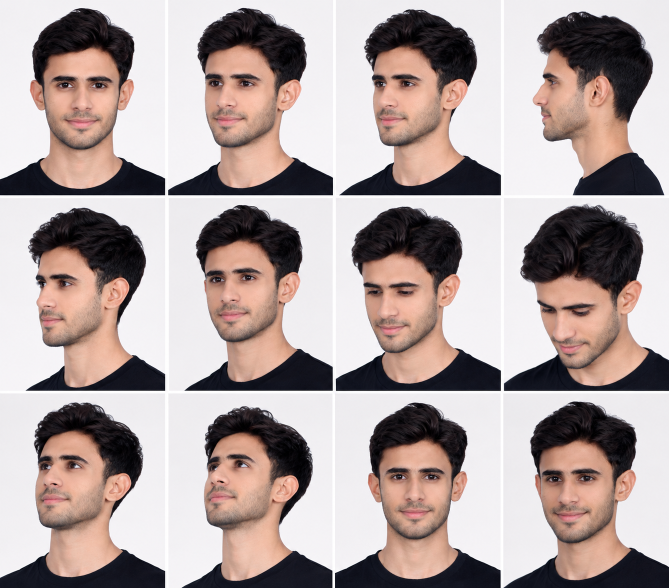
#> input picture data/Aryamann/img1.jpg, 1338 x 1176 px (shown at 1/2 size); its folder holds only this picture in this run
$ python 04_euclidean_distance.py
#> lines starting #> are read from the running program, lines starting #| are printed output that depends on the picture
### shared/utils.py
"""General utility helpers for image loading, preprocessing, and output folders."""

from __future__ import annotations

from pathlib import Path
from typing import Iterable

import cv2
import matplotlib.pyplot as plt
import numpy as np

from shared.math_helpers import normalize_image

IMAGE_SIZE: tuple[int, int] = (64, 64)
SUPPORTED_IMAGE_EXTENSIONS: tuple[str, ...] = (".jpg", ".jpeg", ".png", ".bmp", ".webp")
PROJECT_ROOT = Path(__file__).resolve().parent.parent
_FACE_CASCADE: cv2.CascadeClassifier | None = None


def ensure_output_directories() -> None:
    """Create output directories used by the project if they do not exist."""
    for relative_path in ("outputs/images", "outputs/plots", "outputs/models"):
        (PROJECT_ROOT / relative_path).mkdir(parents=True, exist_ok=True)
#> in load_and_preprocess, image is the input picture: shape (1176, 1338, 3); mean B, G, R 160.4, 162.5, 176.6
#> in preprocess_image_array, `grayscale = cv2.cvtColor(image, cv2.COLOR_BGR2GRAY)`:
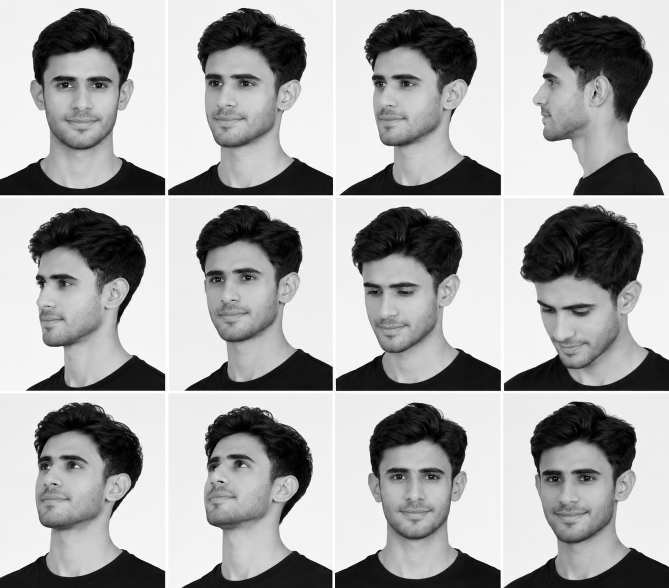
#> grayscale: shape (1176, 1338) (shown at 1/2 size); min 0, max 255, mean 166.5


# [12 lines left out: function iter_image_files, not called in this run]


def get_face_cascade() -> cv2.CascadeClassifier:
    """Load and cache the OpenCV Haar cascade used for face-focused preprocessing."""
    global _FACE_CASCADE
    if _FACE_CASCADE is None:
        cascade_path = Path(cv2.data.haarcascades) / "haarcascade_frontalface_default.xml"
        cascade = cv2.CascadeClassifier(str(cascade_path))
        if cascade.empty():
            raise RuntimeError(f"Could not load Haar cascade from: {cascade_path}")
        _FACE_CASCADE = cascade
    return _FACE_CASCADE


def crop_to_largest_face(image: np.ndarray, padding_ratio: float = 0.35) -> np.ndarray:
    """Crop around the largest detected face, with padding for forehead and chin."""
#> called with padding_ratio = 0.35
    if image.ndim == 2:
        grayscale = image
    else:
        grayscale = cv2.cvtColor(image, cv2.COLOR_BGR2GRAY)

    detections = get_face_cascade().detectMultiScale(
        grayscale,
        scaleFactor=1.1,
        minNeighbors=5,
        minSize=(60, 60),
    )
#> detections = 13 rows, first 6: [27, 502, 167, 167], [374, 92, 188, 188], [57, 87, 214, 214], [694, 93, 187, 187], [372, 477, 197, 197], [689, 506, 192, 192]
    if len(detections) == 0:
        return image

    x_coord, y_coord, width, height = max(detections, key=lambda rect: rect[2] * rect[3])
#> x_coord = 6; y_coord = 445; width = 300; height = 300
    padding_x = int(width * padding_ratio)
#> padding_x = 105
    padding_y = int(height * padding_ratio)
#> padding_y = 105

    x_start = max(0, x_coord - padding_x)
#> x_start = 0
    y_start = max(0, y_coord - padding_y)
#> y_start = 340
    x_end = min(image.shape[1], x_coord + width + padding_x)
#> x_end = 411
    y_end = min(image.shape[0], y_coord + height + padding_y)
#> y_end = 850
    return image[y_start:y_end, x_start:x_end]
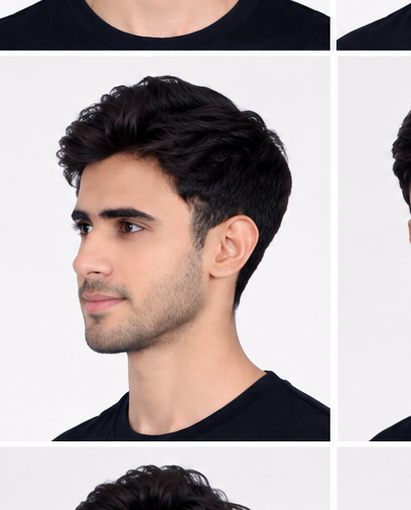
#> returned value: shape (510, 411, 3); mean of channels 0, 1, 2 170.6, 171, 181.3; drawn as B, G, R


def preprocess_image_array(image: np.ndarray) -> np.ndarray:
    """Convert a raw image array to a normalized grayscale 64x64 matrix."""
    if image is None or image.size == 0:
        raise ValueError("Received an empty image array for preprocessing.")

    if image.ndim == 2:
        grayscale = image
    elif image.ndim == 3:
        grayscale = cv2.cvtColor(image, cv2.COLOR_BGR2GRAY)
    else:
        raise ValueError(
            "Image arrays must be either grayscale (2D) or color (3D). "
            f"Received shape {image.shape}."
        )

    # Focus on the face when possible so background pixels matter less.
    face_focused = crop_to_largest_face(image) if max(image.shape[:2]) > 96 else image
    if face_focused.ndim == 2:
        grayscale = face_focused
    else:
        grayscale = cv2.cvtColor(face_focused, cv2.COLOR_BGR2GRAY)
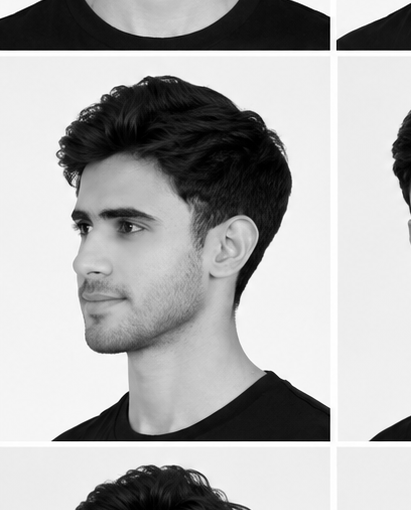
#> grayscale: shape (510, 411); min 0, max 255, mean 174.1

    # Normalize lighting differences to make webcam and training photos more comparable.
    grayscale = cv2.equalizeHist(grayscale)
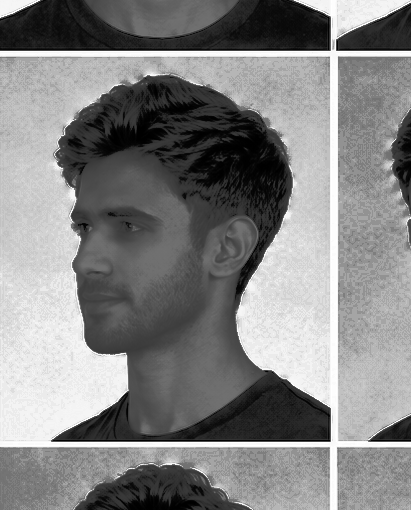
#> grayscale: shape (510, 411); min 0, max 255, mean 131
    resized = cv2.resize(grayscale, IMAGE_SIZE, interpolation=cv2.INTER_AREA)
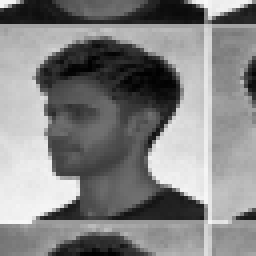
#> resized: shape (64, 64) (shown 4 times larger); min 1, max 249, mean 131.1
    return normalize_image(resized)


def load_and_preprocess(image_path: str | Path) -> np.ndarray:
    """Load an image from disk and convert it to a normalized 64x64 matrix."""
    path = Path(image_path)
    if not path.is_absolute():
        path = PROJECT_ROOT / path
    if not path.exists():
        raise FileNotFoundError(f"Image file not found: {path}")

    image = cv2.imread(str(path))
    if image is None:
        raise ValueError(
            f"OpenCV could not read the image at {path}. "
            "Please verify that the file is a valid image."
        )
    return preprocess_image_array(image)


# [25 lines left out: functions get_first_image, save_message_figure, not called in this run]

### shared/math_helpers.py
"""Mathematical helper functions used across the teaching demos."""

from __future__ import annotations

import numpy as np


def normalize_image(matrix: np.ndarray) -> np.ndarray:
    """Normalize an image matrix to the range [0, 1]."""
    array = np.asarray(matrix, dtype=np.float32)
    if array.size == 0:
        raise ValueError("Cannot normalize an empty image matrix.")
    if array.max() > 1.0:
        array = array / 255.0
    return np.clip(array, 0.0, 1.0)


def flatten_matrix(matrix: np.ndarray) -> np.ndarray:
    """Flatten a 2D image matrix into a 1D feature vector."""
    array = np.asarray(matrix, dtype=np.float32)
    if array.ndim != 2:
        raise ValueError(
            f"Expected a 2D matrix to flatten, but received shape {array.shape}."
        )
    return array.reshape(-1)


def euclidean_distance(x: np.ndarray, y: np.ndarray) -> float:
    """Compute the Euclidean distance between two vectors."""
    vector_x = np.asarray(x, dtype=np.float32).reshape(-1)
    vector_y = np.asarray(y, dtype=np.float32).reshape(-1)
    if vector_x.shape != vector_y.shape:
        raise ValueError(
            "Euclidean distance requires vectors with the same shape. "
            f"Received {vector_x.shape} and {vector_y.shape}."
        )
    return float(np.linalg.norm(vector_x - vector_y))

### shared/dataset.py
"""Dataset loading utilities for face images stored in person-specific folders."""

from __future__ import annotations

from collections import Counter
from pathlib import Path

import numpy as np

from shared.math_helpers import flatten_matrix
from shared.utils import PROJECT_ROOT, load_and_preprocess


def load_dataset(data_dir: str | Path = "data") -> tuple[np.ndarray, np.ndarray, list[str]]:
    """Load face images into a dataset matrix X and label vector y."""
    root = Path(data_dir)
    if not root.is_absolute():
        root = PROJECT_ROOT / root

    if not root.exists():
        raise FileNotFoundError(
            f"Dataset directory not found: {root}. "
            "Create folders such as `data/Aryamann/` and add images inside."
        )

    person_directories = sorted(path for path in root.iterdir() if path.is_dir())
    if not person_directories:
        raise FileNotFoundError(
            "No identity folders were found in `data/`. "
            "Create folders like `data/Aryamann/` and place face images inside them."
        )

    feature_rows: list[np.ndarray] = []
    labels: list[int] = []
    label_names: list[str] = []
    unreadable_files: list[Path] = []

    for label_index, person_dir in enumerate(person_directories):
        image_paths = sorted(
            path
            for path in person_dir.iterdir()
            if path.is_file() and path.suffix.lower() in {".jpg", ".jpeg", ".png", ".bmp", ".webp"}
        )
        if not image_paths:
            continue

        label_names.append(person_dir.name)
        for image_path in image_paths:
            try:
                matrix = load_and_preprocess(image_path)
            except (FileNotFoundError, ValueError):
                unreadable_files.append(image_path)
                continue
            feature_rows.append(flatten_matrix(matrix))
            labels.append(len(label_names) - 1)
#> pass 2 of the loop in load_dataset, `for label_index, person_dir in enumerate(person_directories):`:
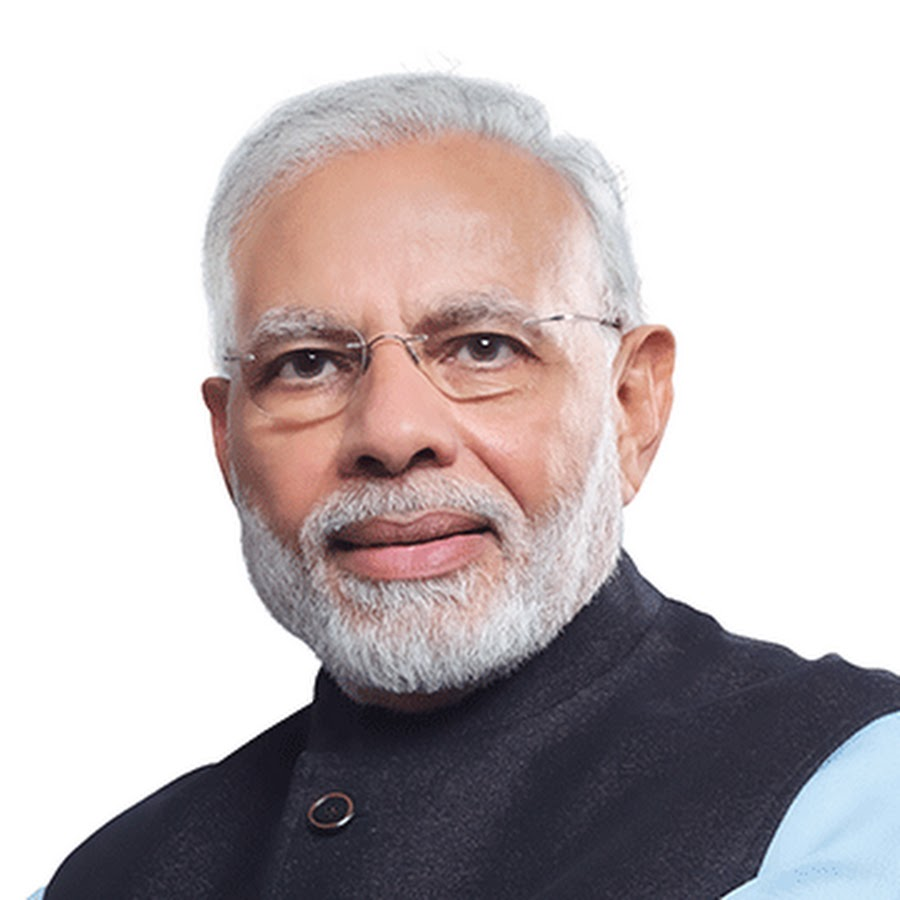
#> input picture data/Person2/img1.jpg, 900 x 900 px
#> in load_and_preprocess, image is the input picture: shape (900, 900, 3); mean B, G, R 187.1, 185.8, 194.3
#> in preprocess_image_array (call 2), `grayscale = cv2.cvtColor(image, cv2.COLOR_BGR2GRAY)`:
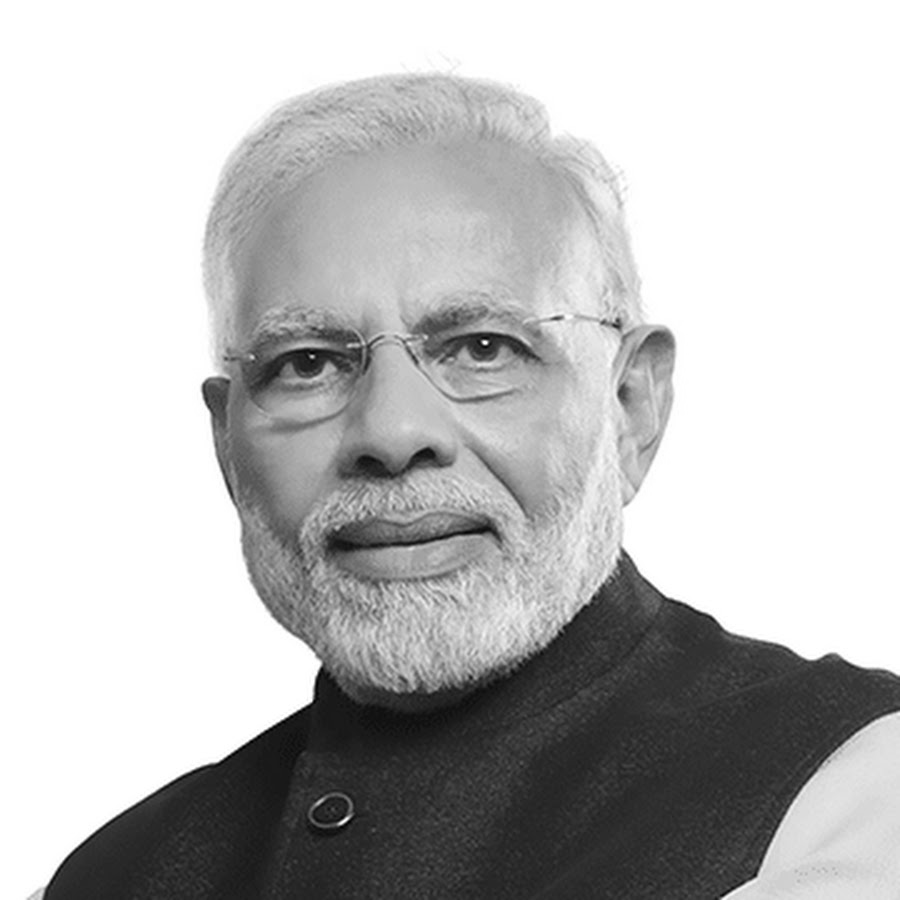
#> grayscale: shape (900, 900); min 1, max 255, mean 188.5
#> in preprocess_image_array (call 2), `resized = cv2.resize(grayscale, IMAGE_SIZE, interpolation=cv2.INTER_AR..`:
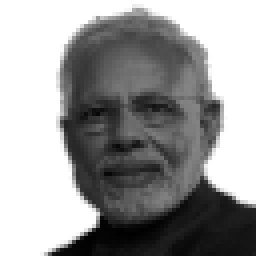
#> resized: shape (64, 64) (shown 4 times larger); min 1, max 255, mean 153.8

    if not feature_rows:
        message = (
            "No valid images could be loaded from the dataset. "
            "Check that your files are readable images inside `data/<person_name>/`."
        )
        if unreadable_files:
            message += f" Unreadable files: {', '.join(str(path.name) for path in unreadable_files[:5])}."
        raise ValueError(message)

    X = np.vstack(feature_rows).astype(np.float32)
    y = np.asarray(labels, dtype=np.int32)

    if unreadable_files:
        preview = ", ".join(path.name for path in unreadable_files[:5])
        print(
            "[dataset] Skipped unreadable image files:",
            preview if len(unreadable_files) <= 5 else f"{preview}, ...",
        )

    distribution = Counter(y.tolist())
    print("[dataset] Loaded dataset summary:")
    for index, count in sorted(distribution.items()):
        print(f"  - {label_names[index]}: {count} image(s)")

    return X, y, label_names

### concepts/04_euclidean_distance.py
"""Concept 04: Measuring similarity with Euclidean distance.

Mathematical idea:
    d(x, y) = sqrt(sum((x_i - y_i)^2))

Why it matters in AI:
    Face recognition starts by comparing how close two face vectors are.
    Smaller distance usually means the faces are more similar.
"""

from __future__ import annotations

import sys
from pathlib import Path

PROJECT_ROOT = Path(__file__).resolve().parents[1]
if str(PROJECT_ROOT) not in sys.path:
    sys.path.insert(0, str(PROJECT_ROOT))

import matplotlib.pyplot as plt

from shared.dataset import load_dataset
from shared.math_helpers import euclidean_distance
from shared.utils import IMAGE_SIZE, PROJECT_ROOT, ensure_output_directories, save_message_figure


def main() -> int:
    """Run the Euclidean distance demo."""
    print("\n[04] Euclidean Distance")
    print("We compare two faces by measuring the distance between their vectors.\n")

    ensure_output_directories()
    output_path = PROJECT_ROOT / "outputs/images/04_euclidean_distance.png"

    try:
        X, y, label_names = load_dataset()
#> y = [0, 1]; label_names = ['Aryamann', 'Person2']
    except (FileNotFoundError, ValueError) as error:
        print(f"[04] {error}")
        save_message_figure(output_path, "04 Euclidean Distance", str(error))
        return 0

    if len(X) < 2:
        message = "At least 2 face images are needed to compare Euclidean distance."
        print(f"[04] {message}")
        save_message_figure(output_path, "04 Euclidean Distance", message)
        return 0

    first_vector = X[0]
#> first_vector = 4096 values, max 0.976 at index 51, min 0.00392 at index 1046, mean 0.514
    second_vector = X[1]
#> second_vector = 4096 values, max 1 at index 0, min 0.00392 at index 3677, mean 0.603
    distance = euclidean_distance(first_vector, second_vector)
#> in euclidean_distance, `vector_x = np.asarray(x, dtype=np.float32).reshape(-1)`: vector_x has the same summary as first_vector in main
#> in euclidean_distance, `vector_y = np.asarray(y, dtype=np.float32).reshape(-1)`: vector_y has the same summary as second_vector in main
#> distance = 26.68

    first_matrix = first_vector.reshape(IMAGE_SIZE)
    second_matrix = second_vector.reshape(IMAGE_SIZE)

    same_identity = y[0] == y[1]
#> same_identity = False
    print(f"[04] Face 1 label: {label_names[y[0]]}")
#| [04] Face 1 label: Aryamann
    print(f"[04] Face 2 label: {label_names[y[1]]}")
#| [04] Face 2 label: Person2
    print(f"[04] Euclidean distance: {distance:.4f}")
#| [04] Euclidean distance: 26.6788
    if same_identity:
        print("[04] These two samples come from the same identity folder.")
    else:
        print("[04] These two samples come from different identity folders.")
    print(
        "[04] Interpretation: smaller distances mean the two face vectors are closer in "
        "the 4096-dimensional space."
    )

    figure, axes = plt.subplots(1, 2, figsize=(10, 5))
    axes[0].imshow(first_matrix, cmap="gray", vmin=0.0, vmax=1.0)
    axes[0].set_title(f"Face 1: {label_names[y[0]]}")
    axes[0].axis("off")
    axes[1].imshow(second_matrix, cmap="gray", vmin=0.0, vmax=1.0)
    axes[1].set_title(f"Face 2: {label_names[y[1]]}")
    axes[1].axis("off")
    figure.suptitle(f"Euclidean Distance = {distance:.4f}", fontsize=14)
    figure.tight_layout()
    figure.savefig(output_path, dpi=150)
    plt.close(figure)

    print(f"[04] Saved visual output to: {output_path}")
    return 0


if __name__ == "__main__":
    sys.exit(main())
#> (the program exits here)
